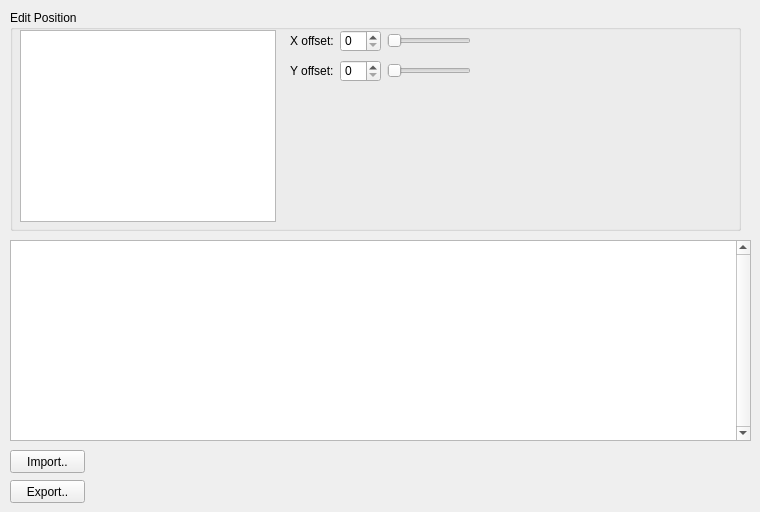
       <widget class="QWidget" name="tabeffects">
        <attribute name="title">
         <string>Effects</string>
        </attribute>
        <widget class="QTableView" name="tvEffects">
         <property name="geometry">
          <rect>
           <x>10</x>
           <y>240</y>
           <width>741</width>
           <height>201</height>
          </rect>
         </property>
         <property name="frameShadow">
          <enum>QFrame::Sunken</enum>
         </property>
         <property name="verticalScrollBarPolicy">
          <enum>Qt::ScrollBarAlwaysOn</enum>
         </property>
         <property name="alternatingRowColors">
          <bool>true</bool>
         </property>
         <attribute name="horizontalHeaderStretchLastSection">
          <bool>true</bool>
         </attribute>
        </widget>
        <widget class="QPushButton" name="btnEffectsImport">
         <property name="geometry">
          <rect>
           <x>10</x>
           <y>450</y>
           <width>75</width>
           <height>23</height>
          </rect>
         </property>
         <property name="text">
          <string>Import..</string>
         </property>
        </widget>
        <widget class="QPushButton" name="btnEffectsExport">
         <property name="geometry">
          <rect>
           <x>10</x>
           <y>480</y>
           <width>75</width>
           <height>23</height>
          </rect>
         </property>
         <property name="text">
          <string>Export..</string>
         </property>
        </widget>
        <widget class="QGroupBox" name="groupBox_5">
         <property name="geometry">
          <rect>
           <x>10</x>
           <y>10</y>
           <width>731</width>
           <height>221</height>
          </rect>
         </property>
         <property name="title">
          <string>Edit Position</string>
         </property>
         <widget class="QGraphicsView" name="gvEffectsPreview">
          <property name="geometry">
           <rect>
            <x>10</x>
            <y>20</y>
            <width>256</width>
            <height>192</height>
           </rect>
          </property>
         </widget>
         <widget class="QWidget" name="layoutWidget_2">
          <property name="geometry">
           <rect>
            <x>280</x>
            <y>50</y>
            <width>181</width>
            <height>22</height>
           </rect>
          </property>
          <layout class="QHBoxLayout" name="horizontalLayout_3">
           <item>
            <widget class="QLabel" name="label_8">
             <property name="text">
              <string>Y offset:</string>
             </property>
            </widget>
           </item>
           <item>
            <widget class="QSpinBox" name="spboxEfxYoff"/>
           </item>
           <item>
            <widget class="QSlider" name="sliderEfxYoff">
             <property name="orientation">
              <enum>Qt::Horizontal</enum>
             </property>
            </widget>
           </item>
          </layout>
         </widget>
         <widget class="QWidget" name="layoutWidget">
          <property name="geometry">
           <rect>
            <x>280</x>
            <y>20</y>
            <width>181</width>
            <height>22</height>
           </rect>
          </property>
          <layout class="QHBoxLayout" name="horizontalLayout_2">
           <item>
            <widget class="QLabel" name="label_7">
             <property name="text">
              <string>X offset:</string>
             </property>
            </widget>
           </item>
           <item>
            <widget class="QSpinBox" name="spboxEfxXoff"/>
           </item>
           <item>
            <widget class="QSlider" name="sliderEfxXoff">
             <property name="orientation">
              <enum>Qt::Horizontal</enum>
             </property>
            </widget>
           </item>
          </layout>
         </widget>
        </widget>
       </widget>
